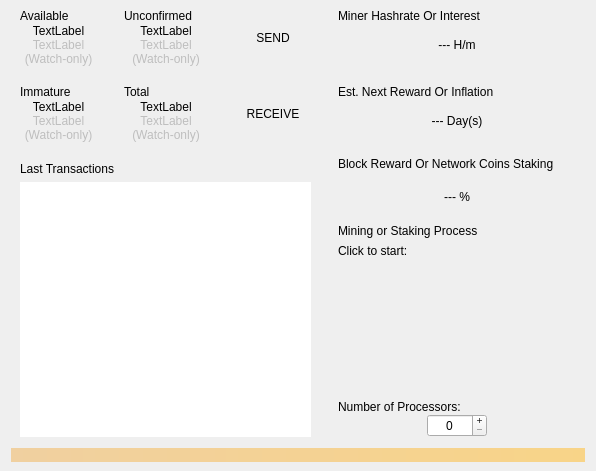
<?xml version="1.0" encoding="UTF-8"?>
<ui version="4.0">
 <class>OverviewPage</class>
 <widget class="QWidget" name="OverviewPage">
  <property name="geometry">
   <rect>
    <x>0</x>
    <y>0</y>
    <width>596</width>
    <height>471</height>
   </rect>
  </property>
  <property name="windowTitle">
   <string>Form</string>
  </property>
  <layout class="QVBoxLayout" name="topLayout">
   <property name="topMargin">
    <number>4</number>
   </property>
   <property name="bottomMargin">
    <number>9</number>
   </property>
   <item>
    <layout class="QGridLayout" name="topBoxes">
     <property name="spacing">
      <number>9</number>
     </property>
     <item row="1" column="0">
      <widget class="QWidget" name="immatureBox" native="true">
       <property name="sizePolicy">
        <sizepolicy hsizetype="Preferred" vsizetype="Minimum">
         <horstretch>0</horstretch>
         <verstretch>0</verstretch>
        </sizepolicy>
       </property>
       <property name="minimumSize">
        <size>
         <width>0</width>
         <height>64</height>
        </size>
       </property>
       <property name="maximumSize">
        <size>
         <width>16777215</width>
         <height>16777215</height>
        </size>
       </property>
       <layout class="QVBoxLayout" name="verticalLayout">
        <property name="spacing">
         <number>0</number>
        </property>
        <property name="topMargin">
         <number>4</number>
        </property>
        <property name="bottomMargin">
         <number>5</number>
        </property>
        <item>
         <layout class="QHBoxLayout" name="horizontalLayout">
          <property name="sizeConstraint">
           <enum>QLayout::SetMinimumSize</enum>
          </property>
          <item>
           <widget class="QLabel" name="immatureTitle">
            <property name="sizePolicy">
             <sizepolicy hsizetype="Preferred" vsizetype="Maximum">
              <horstretch>0</horstretch>
              <verstretch>0</verstretch>
             </sizepolicy>
            </property>
            <property name="text">
             <string>Immature</string>
            </property>
           </widget>
          </item>
          <item>
           <widget class="QPushButton" name="immatureWarn">
            <property name="sizePolicy">
             <sizepolicy hsizetype="Fixed" vsizetype="Fixed">
              <horstretch>0</horstretch>
              <verstretch>0</verstretch>
             </sizepolicy>
            </property>
            <property name="minimumSize">
             <size>
              <width>16</width>
              <height>16</height>
             </size>
            </property>
            <property name="maximumSize">
             <size>
              <width>16</width>
              <height>16</height>
             </size>
            </property>
            <property name="cursor">
             <cursorShape>PointingHandCursor</cursorShape>
            </property>
            <property name="text">
             <string/>
            </property>
            <property name="icon">
             <iconset resource="../bitcoin.qrc">
              <normaloff>:/icons/warning</normaloff>:/icons/warning</iconset>
            </property>
            <property name="autoDefault">
             <bool>false</bool>
            </property>
            <property name="default">
             <bool>false</bool>
            </property>
            <property name="flat">
             <bool>true</bool>
            </property>
           </widget>
          </item>
         </layout>
        </item>
        <item>
         <widget class="QLabel" name="labelImmature">
          <property name="text">
           <string>TextLabel</string>
          </property>
          <property name="alignment">
           <set>Qt::AlignCenter</set>
          </property>
         </widget>
        </item>
        <item>
         <widget class="QWidget" name="watchImmatureBox" native="true">
          <property name="enabled">
           <bool>false</bool>
          </property>
          <layout class="QVBoxLayout" name="verticalLayout_14">
           <property name="spacing">
            <number>0</number>
           </property>
           <property name="leftMargin">
            <number>0</number>
           </property>
           <property name="topMargin">
            <number>0</number>
           </property>
           <property name="rightMargin">
            <number>0</number>
           </property>
           <property name="bottomMargin">
            <number>0</number>
           </property>
           <item>
            <widget class="QLabel" name="labelWatchImmature">
             <property name="text">
              <string>TextLabel</string>
             </property>
             <property name="alignment">
              <set>Qt::AlignCenter</set>
             </property>
            </widget>
           </item>
           <item>
            <widget class="QLabel" name="watchOnlyImmatureText">
             <property name="text">
              <string>(Watch-only)</string>
             </property>
             <property name="alignment">
              <set>Qt::AlignCenter</set>
             </property>
            </widget>
           </item>
          </layout>
         </widget>
        </item>
       </layout>
      </widget>
     </item>
     <item row="1" column="2">
      <widget class="QWidget" name="receiveBox" native="true">
       <property name="sizePolicy">
        <sizepolicy hsizetype="Preferred" vsizetype="Minimum">
         <horstretch>0</horstretch>
         <verstretch>0</verstretch>
        </sizepolicy>
       </property>
       <property name="minimumSize">
        <size>
         <width>0</width>
         <height>64</height>
        </size>
       </property>
       <property name="maximumSize">
        <size>
         <width>16777215</width>
         <height>16777215</height>
        </size>
       </property>
       <property name="cursor">
        <cursorShape>PointingHandCursor</cursorShape>
       </property>
       <layout class="QVBoxLayout" name="verticalLayout_3">
        <item>
         <widget class="QLabel" name="receiveTitle">
          <property name="sizePolicy">
           <sizepolicy hsizetype="Preferred" vsizetype="Minimum">
            <horstretch>0</horstretch>
            <verstretch>0</verstretch>
           </sizepolicy>
          </property>
          <property name="text">
           <string>RECEIVE</string>
          </property>
          <property name="alignment">
           <set>Qt::AlignCenter</set>
          </property>
         </widget>
        </item>
       </layout>
      </widget>
     </item>
     <item row="0" column="1">
      <widget class="QWidget" name="unconfirmedBox" native="true">
       <property name="sizePolicy">
        <sizepolicy hsizetype="Preferred" vsizetype="Minimum">
         <horstretch>0</horstretch>
         <verstretch>0</verstretch>
        </sizepolicy>
       </property>
       <property name="minimumSize">
        <size>
         <width>0</width>
         <height>64</height>
        </size>
       </property>
       <property name="maximumSize">
        <size>
         <width>16777215</width>
         <height>16777215</height>
        </size>
       </property>
       <layout class="QVBoxLayout" name="verticalLayout_5">
        <property name="spacing">
         <number>0</number>
        </property>
        <property name="topMargin">
         <number>4</number>
        </property>
        <property name="bottomMargin">
         <number>5</number>
        </property>
        <item>
         <layout class="QHBoxLayout" name="horizontalLayout_3">
          <item>
           <widget class="QLabel" name="unconfirmedTitle">
            <property name="sizePolicy">
             <sizepolicy hsizetype="Preferred" vsizetype="Maximum">
              <horstretch>0</horstretch>
              <verstretch>0</verstretch>
             </sizepolicy>
            </property>
            <property name="text">
             <string>Unconfirmed</string>
            </property>
           </widget>
          </item>
          <item>
           <widget class="QPushButton" name="unconfirmedWarn">
            <property name="sizePolicy">
             <sizepolicy hsizetype="Fixed" vsizetype="Fixed">
              <horstretch>0</horstretch>
              <verstretch>0</verstretch>
             </sizepolicy>
            </property>
            <property name="minimumSize">
             <size>
              <width>16</width>
              <height>16</height>
             </size>
            </property>
            <property name="maximumSize">
             <size>
              <width>16</width>
              <height>16</height>
             </size>
            </property>
            <property name="cursor">
             <cursorShape>PointingHandCursor</cursorShape>
            </property>
            <property name="text">
             <string/>
            </property>
            <property name="icon">
             <iconset resource="../bitcoin.qrc">
              <normaloff>:/icons/warning</normaloff>:/icons/warning</iconset>
            </property>
            <property name="autoDefault">
             <bool>false</bool>
            </property>
            <property name="default">
             <bool>false</bool>
            </property>
            <property name="flat">
             <bool>true</bool>
            </property>
           </widget>
          </item>
         </layout>
        </item>
        <item>
         <widget class="QLabel" name="labelUnconfirmed">
          <property name="text">
           <string>TextLabel</string>
          </property>
          <property name="alignment">
           <set>Qt::AlignCenter</set>
          </property>
         </widget>
        </item>
        <item>
         <widget class="QWidget" name="watchUnconfirmedBox" native="true">
          <property name="enabled">
           <bool>false</bool>
          </property>
          <layout class="QVBoxLayout" name="verticalLayout_6">
           <property name="spacing">
            <number>0</number>
           </property>
           <property name="leftMargin">
            <number>0</number>
           </property>
           <property name="topMargin">
            <number>0</number>
           </property>
           <property name="rightMargin">
            <number>0</number>
           </property>
           <property name="bottomMargin">
            <number>0</number>
           </property>
           <item>
            <widget class="QLabel" name="labelWatchUnconfirmed">
             <property name="text">
              <string>TextLabel</string>
             </property>
             <property name="alignment">
              <set>Qt::AlignCenter</set>
             </property>
            </widget>
           </item>
           <item>
            <widget class="QLabel" name="watchOnlyUnconfirmedText">
             <property name="text">
              <string>(Watch-only)</string>
             </property>
             <property name="alignment">
              <set>Qt::AlignCenter</set>
             </property>
            </widget>
           </item>
          </layout>
         </widget>
        </item>
       </layout>
      </widget>
     </item>
     <item row="1" column="1">
      <widget class="QWidget" name="totalBox" native="true">
       <property name="sizePolicy">
        <sizepolicy hsizetype="Preferred" vsizetype="Minimum">
         <horstretch>0</horstretch>
         <verstretch>0</verstretch>
        </sizepolicy>
       </property>
       <property name="minimumSize">
        <size>
         <width>0</width>
         <height>64</height>
        </size>
       </property>
       <property name="maximumSize">
        <size>
         <width>16777215</width>
         <height>16777215</height>
        </size>
       </property>
       <layout class="QVBoxLayout" name="verticalLayout_4">
        <property name="spacing">
         <number>0</number>
        </property>
        <property name="topMargin">
         <number>4</number>
        </property>
        <property name="bottomMargin">
         <number>5</number>
        </property>
        <item>
         <layout class="QHBoxLayout" name="horizontalLayout_2">
          <property name="sizeConstraint">
           <enum>QLayout::SetMinimumSize</enum>
          </property>
          <item>
           <widget class="QLabel" name="totalTitle">
            <property name="sizePolicy">
             <sizepolicy hsizetype="Preferred" vsizetype="Maximum">
              <horstretch>0</horstretch>
              <verstretch>0</verstretch>
             </sizepolicy>
            </property>
            <property name="text">
             <string>Total</string>
            </property>
           </widget>
          </item>
          <item>
           <widget class="QPushButton" name="totalWarn">
            <property name="sizePolicy">
             <sizepolicy hsizetype="Fixed" vsizetype="Fixed">
              <horstretch>0</horstretch>
              <verstretch>0</verstretch>
             </sizepolicy>
            </property>
            <property name="minimumSize">
             <size>
              <width>16</width>
              <height>16</height>
             </size>
            </property>
            <property name="maximumSize">
             <size>
              <width>16</width>
              <height>16</height>
             </size>
            </property>
            <property name="cursor">
             <cursorShape>PointingHandCursor</cursorShape>
            </property>
            <property name="text">
             <string/>
            </property>
            <property name="icon">
             <iconset resource="../bitcoin.qrc">
              <normaloff>:/icons/warning</normaloff>:/icons/warning</iconset>
            </property>
            <property name="autoDefault">
             <bool>false</bool>
            </property>
            <property name="default">
             <bool>false</bool>
            </property>
            <property name="flat">
             <bool>true</bool>
            </property>
           </widget>
          </item>
         </layout>
        </item>
        <item>
         <widget class="QLabel" name="labelTotal">
          <property name="text">
           <string>TextLabel</string>
          </property>
          <property name="alignment">
           <set>Qt::AlignCenter</set>
          </property>
         </widget>
        </item>
        <item>
         <widget class="QWidget" name="watchTotalBox" native="true">
          <property name="enabled">
           <bool>false</bool>
          </property>
          <layout class="QVBoxLayout" name="verticalLayout_11">
           <property name="spacing">
            <number>0</number>
           </property>
           <property name="leftMargin">
            <number>0</number>
           </property>
           <property name="topMargin">
            <number>0</number>
           </property>
           <property name="rightMargin">
            <number>0</number>
           </property>
           <property name="bottomMargin">
            <number>0</number>
           </property>
           <item>
            <widget class="QLabel" name="labelWatchTotal">
             <property name="text">
              <string>TextLabel</string>
             </property>
             <property name="alignment">
              <set>Qt::AlignCenter</set>
             </property>
            </widget>
           </item>
           <item>
            <widget class="QLabel" name="watchOnlyTotalText">
             <property name="text">
              <string>(Watch-only)</string>
             </property>
             <property name="alignment">
              <set>Qt::AlignCenter</set>
             </property>
            </widget>
           </item>
          </layout>
         </widget>
        </item>
       </layout>
      </widget>
     </item>
     <item row="0" column="0">
      <widget class="QWidget" name="availableBox" native="true">
       <property name="sizePolicy">
        <sizepolicy hsizetype="Preferred" vsizetype="Minimum">
         <horstretch>0</horstretch>
         <verstretch>0</verstretch>
        </sizepolicy>
       </property>
       <property name="minimumSize">
        <size>
         <width>0</width>
         <height>64</height>
        </size>
       </property>
       <property name="maximumSize">
        <size>
         <width>16777215</width>
         <height>16777215</height>
        </size>
       </property>
       <layout class="QVBoxLayout" name="verticalLayout_13">
        <property name="spacing">
         <number>0</number>
        </property>
        <property name="topMargin">
         <number>4</number>
        </property>
        <property name="bottomMargin">
         <number>5</number>
        </property>
        <item>
         <layout class="QHBoxLayout" name="horizontalLayout_4">
          <property name="sizeConstraint">
           <enum>QLayout::SetMinimumSize</enum>
          </property>
          <item>
           <widget class="QLabel" name="availableTitle">
            <property name="sizePolicy">
             <sizepolicy hsizetype="Preferred" vsizetype="Maximum">
              <horstretch>0</horstretch>
              <verstretch>0</verstretch>
             </sizepolicy>
            </property>
            <property name="text">
             <string>Available</string>
            </property>
           </widget>
          </item>
          <item>
           <widget class="QPushButton" name="availableWarn">
            <property name="sizePolicy">
             <sizepolicy hsizetype="Fixed" vsizetype="Fixed">
              <horstretch>0</horstretch>
              <verstretch>0</verstretch>
             </sizepolicy>
            </property>
            <property name="minimumSize">
             <size>
              <width>16</width>
              <height>16</height>
             </size>
            </property>
            <property name="maximumSize">
             <size>
              <width>16</width>
              <height>16</height>
             </size>
            </property>
            <property name="cursor">
             <cursorShape>PointingHandCursor</cursorShape>
            </property>
            <property name="text">
             <string/>
            </property>
            <property name="icon">
             <iconset resource="../bitcoin.qrc">
              <normaloff>:/icons/warning</normaloff>:/icons/warning</iconset>
            </property>
            <property name="autoDefault">
             <bool>false</bool>
            </property>
            <property name="default">
             <bool>false</bool>
            </property>
            <property name="flat">
             <bool>true</bool>
            </property>
           </widget>
          </item>
         </layout>
        </item>
        <item>
         <widget class="QLabel" name="labelBalance">
          <property name="text">
           <string>TextLabel</string>
          </property>
          <property name="alignment">
           <set>Qt::AlignCenter</set>
          </property>
         </widget>
        </item>
        <item>
         <widget class="QWidget" name="watchAvailableBox" native="true">
          <property name="enabled">
           <bool>false</bool>
          </property>
          <layout class="QVBoxLayout" name="verticalLayout_12">
           <property name="spacing">
            <number>0</number>
           </property>
           <property name="leftMargin">
            <number>0</number>
           </property>
           <property name="topMargin">
            <number>0</number>
           </property>
           <property name="rightMargin">
            <number>0</number>
           </property>
           <property name="bottomMargin">
            <number>0</number>
           </property>
           <item>
            <widget class="QLabel" name="labelWatchAvailable">
             <property name="text">
              <string>TextLabel</string>
             </property>
             <property name="alignment">
              <set>Qt::AlignCenter</set>
             </property>
            </widget>
           </item>
           <item>
            <widget class="QLabel" name="watchOnlyAvailableText">
             <property name="text">
              <string>(Watch-only)</string>
             </property>
             <property name="alignment">
              <set>Qt::AlignCenter</set>
             </property>
            </widget>
           </item>
          </layout>
         </widget>
        </item>
       </layout>
      </widget>
     </item>
     <item row="2" column="3">
      <widget class="QWidget" name="rightBox" native="true">
       <property name="sizePolicy">
        <sizepolicy hsizetype="Preferred" vsizetype="Expanding">
         <horstretch>0</horstretch>
         <verstretch>0</verstretch>
        </sizepolicy>
       </property>
       <property name="minimumSize">
        <size>
         <width>0</width>
         <height>0</height>
        </size>
       </property>
       <property name="maximumSize">
        <size>
         <width>16777215</width>
         <height>16777215</height>
        </size>
       </property>
       <layout class="QVBoxLayout" name="verticalLayout_10">
        <property name="spacing">
         <number>0</number>
        </property>
        <property name="sizeConstraint">
         <enum>QLayout::SetNoConstraint</enum>
        </property>
        <property name="leftMargin">
         <number>0</number>
        </property>
        <property name="topMargin">
         <number>0</number>
        </property>
        <property name="rightMargin">
         <number>0</number>
        </property>
        <property name="bottomMargin">
         <number>0</number>
        </property>
        <item>
         <widget class="QWidget" name="networkStakingBox" native="true">
          <property name="minimumSize">
           <size>
            <width>0</width>
            <height>64</height>
           </size>
          </property>
          <layout class="QVBoxLayout" name="verticalLayout_17">
           <property name="spacing">
            <number>6</number>
           </property>
           <property name="topMargin">
            <number>0</number>
           </property>
           <property name="bottomMargin">
            <number>5</number>
           </property>
           <item>
            <layout class="QHBoxLayout" name="horizontalLayout_9">
             <item>
              <widget class="QLabel" name="blockRewardOrNetworkStakingTitle">
               <property name="sizePolicy">
                <sizepolicy hsizetype="Preferred" vsizetype="Maximum">
                 <horstretch>0</horstretch>
                 <verstretch>0</verstretch>
                </sizepolicy>
               </property>
               <property name="text">
                <string>Block Reward Or Network Coins Staking</string>
               </property>
               <property name="alignment">
                <set>Qt::AlignLeading|Qt::AlignLeft|Qt::AlignTop</set>
               </property>
              </widget>
             </item>
             <item>
              <widget class="QPushButton" name="blockRewardOrNetworkStakingWarn">
               <property name="sizePolicy">
                <sizepolicy hsizetype="Fixed" vsizetype="Fixed">
                 <horstretch>0</horstretch>
                 <verstretch>0</verstretch>
                </sizepolicy>
               </property>
               <property name="minimumSize">
                <size>
                 <width>16</width>
                 <height>16</height>
                </size>
               </property>
               <property name="maximumSize">
                <size>
                 <width>16</width>
                 <height>16</height>
                </size>
               </property>
               <property name="cursor">
                <cursorShape>PointingHandCursor</cursorShape>
               </property>
               <property name="text">
                <string/>
               </property>
               <property name="icon">
                <iconset resource="../bitcoin.qrc">
                 <normaloff>:/icons/warning</normaloff>:/icons/warning</iconset>
               </property>
               <property name="autoDefault">
                <bool>false</bool>
               </property>
               <property name="default">
                <bool>false</bool>
               </property>
               <property name="flat">
                <bool>true</bool>
               </property>
              </widget>
             </item>
            </layout>
           </item>
           <item>
            <widget class="QLabel" name="labelblockRewardOrNetworkStaking">
             <property name="text">
              <string>--- %</string>
             </property>
             <property name="alignment">
              <set>Qt::AlignCenter</set>
             </property>
            </widget>
           </item>
          </layout>
         </widget>
        </item>
        <item>
         <widget class="QWidget" name="minerBox" native="true">
          <property name="sizePolicy">
           <sizepolicy hsizetype="Preferred" vsizetype="Expanding">
            <horstretch>0</horstretch>
            <verstretch>0</verstretch>
           </sizepolicy>
          </property>
          <layout class="QVBoxLayout" name="verticalLayout_15">
           <property name="spacing">
            <number>6</number>
           </property>
           <property name="topMargin">
            <number>4</number>
           </property>
           <property name="bottomMargin">
            <number>5</number>
           </property>
           <item>
            <widget class="QLabel" name="miningOrStakingProcessTitle">
             <property name="sizePolicy">
              <sizepolicy hsizetype="Preferred" vsizetype="Maximum">
               <horstretch>0</horstretch>
               <verstretch>0</verstretch>
              </sizepolicy>
             </property>
             <property name="text">
              <string>Mining or Staking Process</string>
             </property>
             <property name="alignment">
              <set>Qt::AlignLeading|Qt::AlignLeft|Qt::AlignTop</set>
             </property>
            </widget>
           </item>
           <item>
            <widget class="QLabel" name="labelMinerButton">
             <property name="text">
              <string>Click to start:</string>
             </property>
            </widget>
           </item>
           <item>
            <widget class="QPushButton" name="mineButton">
             <property name="toolTip">
              <string>&lt;html&gt;&lt;head/&gt;&lt;body&gt;&lt;p&gt;Click to start/stop&lt;/p&gt;&lt;/body&gt;&lt;/html&gt;</string>
             </property>
             <property name="text">
              <string/>
             </property>
             <property name="icon">
              <iconset resource="../bitcoin.qrc">
               <normaloff>:/icons/miningoff</normaloff>
               <normalon>:/icons/miningon</normalon>:/icons/miningoff</iconset>
             </property>
             <property name="iconSize">
              <size>
               <width>64</width>
               <height>64</height>
              </size>
             </property>
             <property name="flat">
              <bool>true</bool>
             </property>
            </widget>
           </item>
           <item>
            <spacer name="verticalSpacer">
             <property name="orientation">
              <enum>Qt::Vertical</enum>
             </property>
             <property name="sizeHint" stdset="0">
              <size>
               <width>20</width>
               <height>40</height>
              </size>
             </property>
            </spacer>
           </item>
           <item>
            <widget class="QWidget" name="threadBox" native="true">
             <property name="enabled">
              <bool>true</bool>
             </property>
             <property name="visible">
              <bool>false</bool>
             </property>
             <layout class="QVBoxLayout" name="threadBox_2">
              <property name="spacing">
               <number>0</number>
              </property>
              <property name="leftMargin">
               <number>0</number>
              </property>
              <property name="topMargin">
               <number>0</number>
              </property>
              <property name="rightMargin">
               <number>0</number>
              </property>
              <property name="bottomMargin">
               <number>0</number>
              </property>
              <item>
               <widget class="QLabel" name="labelThreadNumber">
                <property name="text">
                 <string>Number of Processors:</string>
                </property>
               </widget>
              </item>
              <item>
               <layout class="QHBoxLayout" name="horizontalLayout_5">
                <item>
                 <widget class="QSpinBox" name="minerThreadNumber">
                  <property name="sizePolicy">
                   <sizepolicy hsizetype="Minimum" vsizetype="Fixed">
                    <horstretch>0</horstretch>
                    <verstretch>0</verstretch>
                   </sizepolicy>
                  </property>
                  <property name="minimumSize">
                   <size>
                    <width>60</width>
                    <height>0</height>
                   </size>
                  </property>
                  <property name="maximumSize">
                   <size>
                    <width>60</width>
                    <height>16777215</height>
                   </size>
                  </property>
                  <property name="wrapping">
                   <bool>false</bool>
                  </property>
                  <property name="frame">
                   <bool>true</bool>
                  </property>
                  <property name="alignment">
                   <set>Qt::AlignCenter</set>
                  </property>
                  <property name="buttonSymbols">
                   <enum>QAbstractSpinBox::PlusMinus</enum>
                  </property>
                 </widget>
                </item>
               </layout>
              </item>
             </layout>
            </widget>
           </item>
          </layout>
         </widget>
        </item>
       </layout>
      </widget>
     </item>
     <item row="1" column="3">
      <widget class="QWidget" name="minerStateBox" native="true">
       <property name="sizePolicy">
        <sizepolicy hsizetype="Preferred" vsizetype="Minimum">
         <horstretch>0</horstretch>
         <verstretch>0</verstretch>
        </sizepolicy>
       </property>
       <property name="minimumSize">
        <size>
         <width>0</width>
         <height>64</height>
        </size>
       </property>
       <property name="maximumSize">
        <size>
         <width>16777215</width>
         <height>16777215</height>
        </size>
       </property>
       <layout class="QVBoxLayout" name="verticalLayout_7">
        <property name="spacing">
         <number>0</number>
        </property>
        <property name="topMargin">
         <number>4</number>
        </property>
        <property name="bottomMargin">
         <number>5</number>
        </property>
        <item>
         <layout class="QHBoxLayout" name="horizontalLayout_8">
          <item>
           <widget class="QLabel" name="estNextRewardOrInflationTitle">
            <property name="sizePolicy">
             <sizepolicy hsizetype="Preferred" vsizetype="Maximum">
              <horstretch>0</horstretch>
              <verstretch>0</verstretch>
             </sizepolicy>
            </property>
            <property name="text">
             <string>Est. Next Reward Or Inflation</string>
            </property>
            <property name="alignment">
             <set>Qt::AlignLeading|Qt::AlignLeft|Qt::AlignTop</set>
            </property>
           </widget>
          </item>
          <item>
           <widget class="QPushButton" name="estNextRewardOrInflationWarn">
            <property name="sizePolicy">
             <sizepolicy hsizetype="Fixed" vsizetype="Fixed">
              <horstretch>0</horstretch>
              <verstretch>0</verstretch>
             </sizepolicy>
            </property>
            <property name="minimumSize">
             <size>
              <width>16</width>
              <height>16</height>
             </size>
            </property>
            <property name="maximumSize">
             <size>
              <width>16</width>
              <height>16</height>
             </size>
            </property>
            <property name="cursor">
             <cursorShape>PointingHandCursor</cursorShape>
            </property>
            <property name="text">
             <string/>
            </property>
            <property name="icon">
             <iconset resource="../bitcoin.qrc">
              <normaloff>:/icons/warning</normaloff>:/icons/warning</iconset>
            </property>
            <property name="autoDefault">
             <bool>false</bool>
            </property>
            <property name="default">
             <bool>false</bool>
            </property>
            <property name="flat">
             <bool>true</bool>
            </property>
           </widget>
          </item>
         </layout>
        </item>
        <item>
         <widget class="QLabel" name="labelEstNextRewardOrInflation">
          <property name="text">
           <string>--- Day(s)</string>
          </property>
          <property name="alignment">
           <set>Qt::AlignCenter</set>
          </property>
         </widget>
        </item>
       </layout>
      </widget>
     </item>
     <item row="0" column="3">
      <widget class="QWidget" name="minerHashBox" native="true">
       <property name="sizePolicy">
        <sizepolicy hsizetype="Preferred" vsizetype="Minimum">
         <horstretch>0</horstretch>
         <verstretch>0</verstretch>
        </sizepolicy>
       </property>
       <property name="minimumSize">
        <size>
         <width>0</width>
         <height>64</height>
        </size>
       </property>
       <property name="maximumSize">
        <size>
         <width>16777215</width>
         <height>16777215</height>
        </size>
       </property>
       <layout class="QVBoxLayout" name="verticalLayout_8">
        <property name="spacing">
         <number>0</number>
        </property>
        <property name="topMargin">
         <number>4</number>
        </property>
        <property name="bottomMargin">
         <number>5</number>
        </property>
        <item>
         <layout class="QHBoxLayout" name="horizontalLayout_7">
          <item>
           <widget class="QLabel" name="minerHashOrInterestTitle">
            <property name="sizePolicy">
             <sizepolicy hsizetype="Preferred" vsizetype="Maximum">
              <horstretch>0</horstretch>
              <verstretch>0</verstretch>
             </sizepolicy>
            </property>
            <property name="text">
             <string>Miner Hashrate Or Interest</string>
            </property>
            <property name="alignment">
             <set>Qt::AlignLeading|Qt::AlignLeft|Qt::AlignTop</set>
            </property>
           </widget>
          </item>
          <item>
           <widget class="QPushButton" name="minerHashOrInterestWarn">
            <property name="sizePolicy">
             <sizepolicy hsizetype="Fixed" vsizetype="Fixed">
              <horstretch>0</horstretch>
              <verstretch>0</verstretch>
             </sizepolicy>
            </property>
            <property name="minimumSize">
             <size>
              <width>16</width>
              <height>16</height>
             </size>
            </property>
            <property name="maximumSize">
             <size>
              <width>16</width>
              <height>16</height>
             </size>
            </property>
            <property name="cursor">
             <cursorShape>PointingHandCursor</cursorShape>
            </property>
            <property name="text">
             <string/>
            </property>
            <property name="icon">
             <iconset resource="../bitcoin.qrc">
              <normaloff>:/icons/warning</normaloff>:/icons/warning</iconset>
            </property>
            <property name="autoDefault">
             <bool>false</bool>
            </property>
            <property name="default">
             <bool>false</bool>
            </property>
            <property name="flat">
             <bool>true</bool>
            </property>
           </widget>
          </item>
         </layout>
        </item>
        <item>
         <widget class="QLabel" name="labelMinerHashrateOrInterest">
          <property name="text">
           <string>--- H/m</string>
          </property>
          <property name="alignment">
           <set>Qt::AlignCenter</set>
          </property>
         </widget>
        </item>
       </layout>
      </widget>
     </item>
     <item row="2" column="0" colspan="3">
      <widget class="QWidget" name="lastTransactionsBox" native="true">
       <property name="sizePolicy">
        <sizepolicy hsizetype="Preferred" vsizetype="Expanding">
         <horstretch>0</horstretch>
         <verstretch>0</verstretch>
        </sizepolicy>
       </property>
       <layout class="QVBoxLayout" name="verticalLayout_9">
        <property name="topMargin">
         <number>6</number>
        </property>
        <property name="bottomMargin">
         <number>5</number>
        </property>
        <item>
         <widget class="QLabel" name="lastTransactionsTitle">
          <property name="sizePolicy">
           <sizepolicy hsizetype="Preferred" vsizetype="Maximum">
            <horstretch>0</horstretch>
            <verstretch>0</verstretch>
           </sizepolicy>
          </property>
          <property name="midLineWidth">
           <number>3</number>
          </property>
          <property name="text">
           <string>Last Transactions</string>
          </property>
         </widget>
        </item>
        <item>
         <widget class="QListView" name="lastTransactionsContent">
          <property name="frameShape">
           <enum>QFrame::NoFrame</enum>
          </property>
          <property name="verticalScrollBarPolicy">
           <enum>Qt::ScrollBarAlwaysOff</enum>
          </property>
          <property name="horizontalScrollBarPolicy">
           <enum>Qt::ScrollBarAlwaysOff</enum>
          </property>
          <property name="selectionMode">
           <enum>QAbstractItemView::NoSelection</enum>
          </property>
         </widget>
        </item>
       </layout>
      </widget>
     </item>
     <item row="0" column="2">
      <widget class="QWidget" name="sendBox" native="true">
       <property name="sizePolicy">
        <sizepolicy hsizetype="Preferred" vsizetype="Minimum">
         <horstretch>0</horstretch>
         <verstretch>0</verstretch>
        </sizepolicy>
       </property>
       <property name="minimumSize">
        <size>
         <width>0</width>
         <height>64</height>
        </size>
       </property>
       <property name="maximumSize">
        <size>
         <width>16777215</width>
         <height>16777215</height>
        </size>
       </property>
       <property name="cursor">
        <cursorShape>PointingHandCursor</cursorShape>
       </property>
       <layout class="QVBoxLayout" name="verticalLayout_2">
        <item>
         <widget class="QLabel" name="sendTitle">
          <property name="sizePolicy">
           <sizepolicy hsizetype="Preferred" vsizetype="Minimum">
            <horstretch>0</horstretch>
            <verstretch>0</verstretch>
           </sizepolicy>
          </property>
          <property name="text">
           <string>SEND</string>
          </property>
          <property name="alignment">
           <set>Qt::AlignCenter</set>
          </property>
         </widget>
        </item>
       </layout>
      </widget>
     </item>
    </layout>
   </item>
   <item>
    <widget class="QLabel" name="labelAlerts">
     <property name="visible">
      <bool>false</bool>
     </property>
     <property name="styleSheet">
      <string notr="true">QLabel { background-color: qlineargradient(x1: 0, y1: 0, x2: 1, y2: 0, stop:0 #F0D0A0, stop:1 #F8D488); color:#000000; }</string>
     </property>
     <property name="wordWrap">
      <bool>true</bool>
     </property>
     <property name="margin">
      <number>3</number>
     </property>
     <property name="textInteractionFlags">
      <set>Qt::TextSelectableByMouse</set>
     </property>
    </widget>
   </item>
  </layout>
 </widget>
 <resources>
  <include location="../bitcoin.qrc"/>
 </resources>
 <connections/>
</ui>
